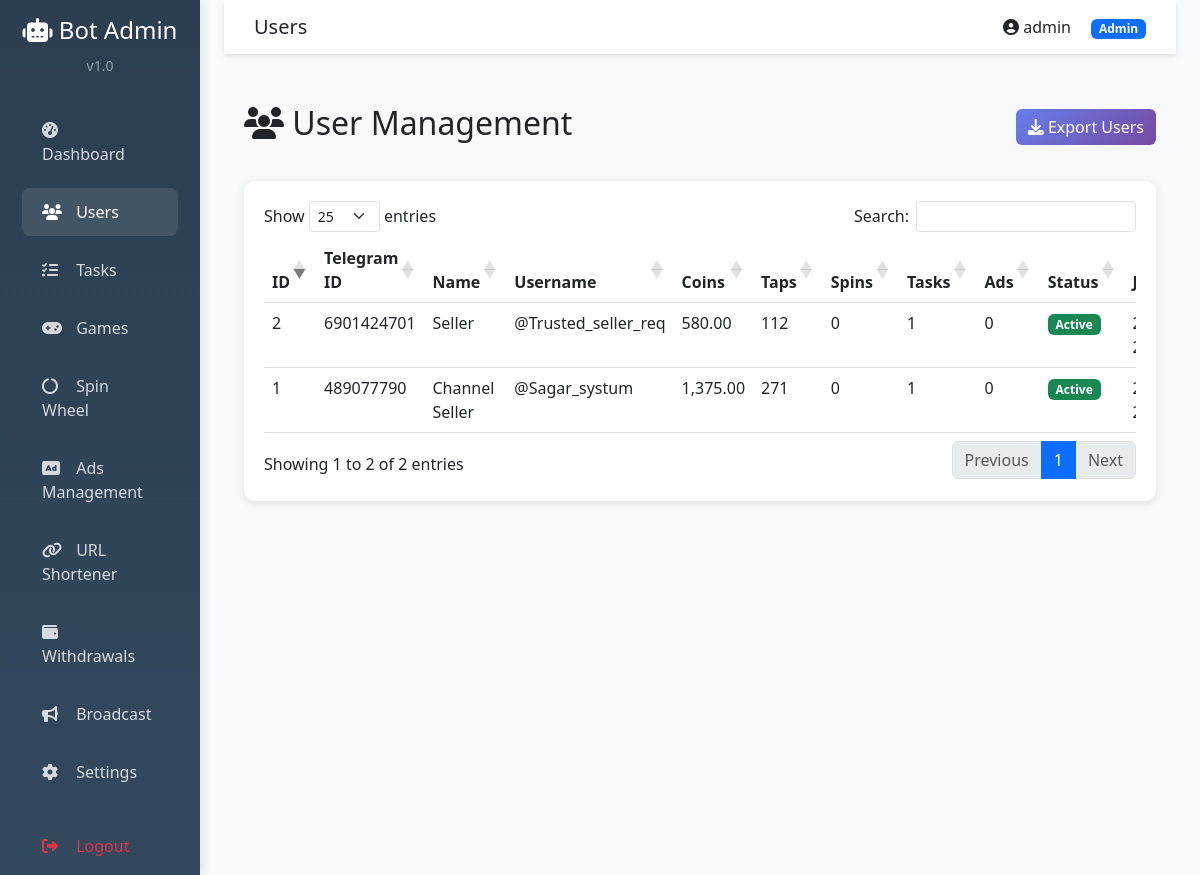
/admin/users.php (signed in), run on an earlier commit of the app's database.
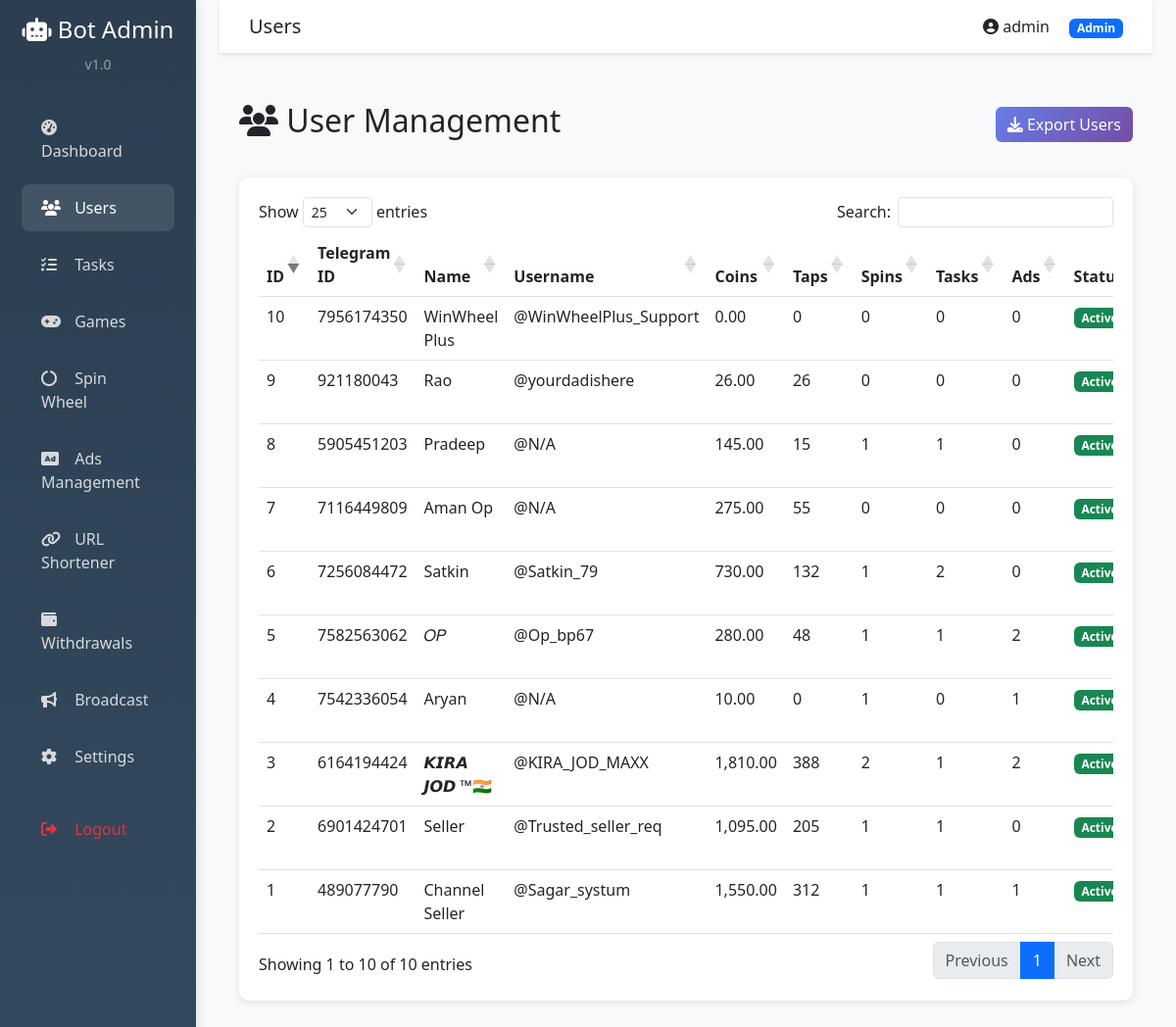
And on a later commit of the database.
### tables this page shows
CREATE TABLE `user_stats` (
  `id` int(11) NOT NULL,
  `user_id` int(11) NOT NULL,
  `total_taps` int(11) DEFAULT 0,
  `total_spins` int(11) DEFAULT 0,
  `tasks_completed` int(11) DEFAULT 0,
  `games_played` int(11) DEFAULT 0,
  `ads_watched` int(11) DEFAULT 0,
  `referrals_count` int(11) DEFAULT 0,
  `updated_at` timestamp NULL DEFAULT current_timestamp() ON UPDATE current_timestamp()
);

CREATE TABLE `users` (
  `id` int(11) NOT NULL,
  `telegram_id` bigint(20) NOT NULL,
  `username` varchar(255) DEFAULT NULL,
  `first_name` varchar(255) DEFAULT NULL,
  `last_name` varchar(255) DEFAULT NULL,
  `coins` decimal(20,2) DEFAULT 0.00,
  `energy` int(11) DEFAULT 100,
  `last_energy_update` timestamp NULL DEFAULT current_timestamp(),
  `referral_code` varchar(50) DEFAULT NULL,
  `referred_by` int(11) DEFAULT NULL,
  `is_banned` tinyint(1) DEFAULT 0,
  `created_at` timestamp NULL DEFAULT current_timestamp(),
  `last_active` timestamp NULL DEFAULT current_timestamp()
);

### admin/users.php (the view, shortened to what this page needs)
<?php
require_once 'header.php';
$db = Database::getInstance()->getConnection();
$stmt = $db->query("SELECT u.*, us.total_taps, us.total_spins, us.tasks_completed, us.ads_watched
                    FROM users u
                    LEFT JOIN user_stats us ON u.id = us.user_id
                    ORDER BY u.id DESC");
$users = $stmt->fetchAll();
?>
<div class="page-header d-flex justify-content-between align-items-center">
    <h2><i class="fas fa-users"></i> User Management</h2>
    <button class="btn btn-gradient" onclick="exportUsers()">
        <i class="fas fa-download"></i> Export Users
    </button>
</div>
<div class="stat-card">
    <div class="table-responsive">
        <table class="table table-hover data-table">
            <thead>
                <tr>
                    <th>ID</th>
                    <th>Telegram ID</th>
                    <th>Name</th>
                    <th>Username</th>
                    <th>Coins</th>
                    <th>Taps</th>
                    <th>Spins</th>
                    <th>Tasks</th>
                    <th>Ads</th>
                    <th>Status</th>
                    <th>Joined</th>
                </tr>
            </thead>
            <tbody>
                <?php foreach ($users as $user): ?>
                <tr>
                    <td><?php echo $user['id']; ?></td>
                    <td><?php echo $user['telegram_id']; ?></td>
                    <td><?php echo htmlspecialchars($user['first_name'] . ' ' . $user['last_name']); ?></td>
                    <td>@<?php echo htmlspecialchars($user['username'] ?: 'N/A'); ?></td>
                    <td><?php echo number_format($user['coins'], 2); ?></td>
                    <td><?php echo number_format($user['total_taps'] ?: 0); ?></td>
                    <td><?php echo number_format($user['total_spins'] ?: 0); ?></td>
                    <td><?php echo number_format($user['tasks_completed'] ?: 0); ?></td>
                    <td><?php echo number_format($user['ads_watched'] ?: 0); ?></td>
                    <td>
                        <?php if ($user['is_banned']): ?>
                            <span class="badge bg-danger">Banned</span>
                        <?php else: ?>
                            <span class="badge bg-success">Active</span>
                        <?php endif; ?>
                    </td>
                    <td><?php echo date('Y-m-d', strtotime($user['created_at'])); ?></td>
                </tr>
                <?php endforeach; ?>
            </tbody>
        </table>
    </div>
</div>
<?php require_once 'footer.php'; ?>

What changed in the data, as far as the page shows it:
added user_stats: user "10", user.telegram_id "7956174350", user.last_name "WinWheel Plus", user.username "WinWheelPlus_Support", user.coins "0.00", total_taps "0", total_spins "0", tasks_completed "0", ads_watched "0"
added user_stats: user "9", user.telegram_id "921180043", user.last_name "Rao", user.username "yourdadishere", user.coins "26.00", total_taps "26", total_spins "0", tasks_completed "0", ads_watched "0"
added user_stats: user "8", user.telegram_id "5905451203", user.last_name "Pradeep", user.username "N/A", user.coins "145.00", total_taps "15", total_spins "1", tasks_completed "1", ads_watched "0"
added user_stats: user "7", user.telegram_id "7116449809", user.last_name "Aman Op", user.username "N/A", user.coins "275.00", total_taps "55", total_spins "0", tasks_completed "0", ads_watched "0"
added user_stats: user "6", user.telegram_id "7256084472", user.last_name "Satkin", user.username "Satkin_79", user.coins "730.00", total_taps "132", total_spins "1", tasks_completed "2", ads_watched "0"
added user_stats: user "5", user.telegram_id "7582563062", user.last_name "𝑂𝑃", user.username "Op_bp67", user.coins "280.00", total_taps "48", total_spins "1", tasks_completed "1", ads_watched "2"
added user_stats: user "4", user.telegram_id "7542336054", user.last_name "Aryan", user.username "N/A", user.coins "10.00", total_taps "0", total_spins "1", tasks_completed "0", ads_watched "1"
added user_stats: user "3", user.telegram_id "6164194424", user.last_name "𝙆𝙄𝙍𝘼 𝙅𝙊𝘿 ™🇮🇳", user.username "KIRA_JOD_MAXX", user.coins "1,810.00", total_taps "388", total_spins "2", tasks_completed "1", ads_watched "2"
changed user_stats "Seller": user.coins "580.00" → "1,095.00"; total_taps "112" → "205"; total_spins "0" → "1"
changed user_stats "Channel Seller": user.coins "1,375.00" → "1,550.00"; total_taps "271" → "312"; total_spins "0" → "1"; ads_watched "0" → "1"
Also different on the page:
text written by a page script: "Show entries Search: Showing 1 to 2 of 2 entries Previous 1 Next" → "Show entries Search: Showing 1 to 10 of 10 entries Previous 1 Next"
